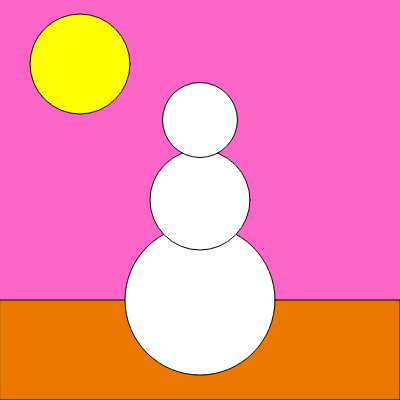
Frame 1 (no input)
Frame 2 (the mouse pressed at the canvas centre, redrawn once): identical to frame 1, image omitted

The p5.js sketch that drew this single still picture (run headless with seeded random() and noise() and a simulated clock; the mouse was pressed at the canvas centre and the sketch redrawn once):

// p5.js sketch
// ── sketch.js
function setup() {
    createCanvas(400, 400); 
    noLoop(); 
}

function draw() {
    // 3: Día nevado soleado
    fill(235, 120, 0);
background(455, 100, 200);

// The ground
rect(0, 300, 400, 100);  


// The sun
fill(555, 520, 0);
ellipse(80, 64, 100, 100);  
fill(9999, 9999, 9999);
// The snowman
ellipse(200, 300, 150, 150);
ellipse(200, 200, 100, 100);
ellipse(200, 120, 75, 75);


}
